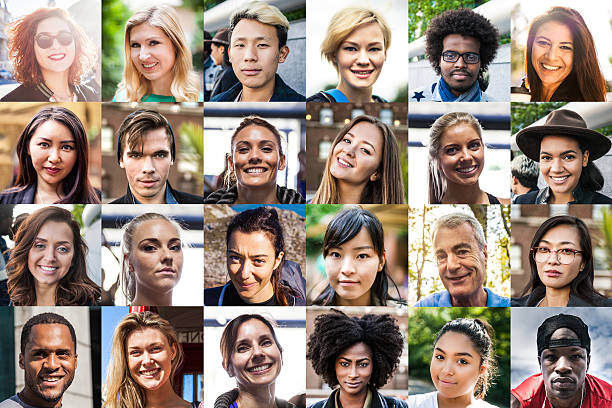
#> input picture Original_Faces_image.jpg, 612 x 408 px; its folder holds only this picture in this run
$ jupyter execute Face-Detection.ipynb
#> lines starting #> are read from the running program, lines starting #| are printed output that depends on the picture; after the words box and inside, x2 and y2 are one past the last pixel; in counts of white or black regions, pixels touching at a corner belong together
[cell 1]
#Project

import cv2, glob
gimage = glob.glob("*.jpg") + glob.glob("*.JPG")
detect=cv2.CascadeClassifier('haarcascade_frontalface_default.xml')

for timage in gimage:
    image=cv2.imread(timage)
#> image is the input picture: shape (408, 612, 3); mean B, G, R 123, 134.8, 151.4
    grayimg=cv2.cvtColor(image,cv2.COLOR_BGR2GRAY)
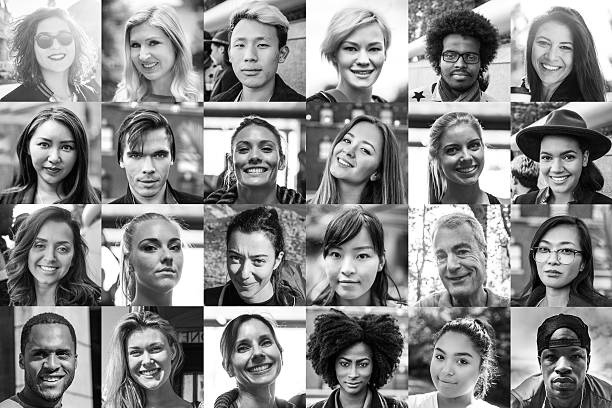
#> grayimg: shape (408, 612); min 0, max 255, mean 138.4
    face = detect.detectMultiScale(grayimg, 1.25, 3)
#> face = 23 rows, first 6: [432, 33, 57, 57], [330, 345, 50, 50], [24, 16, 62, 62], [221, 21, 62, 62], [115, 20, 64, 64], [525, 24, 57, 57]
    for (x,y,w,h) in face:
        cv2.rectangle(image, (x,y), (x+w, y+h), (0,255,0), 2)
#> this loop made 23 passes
#> (x, y, w, h) on passes 1 to 12: (432, 33, 57, 57), (330, 345, 50, 50), (24, 16, 62, 62), (221, 21, 62, 62), (115, 20, 64, 64), (525, 24, 57, 57), (22, 121, 64, 64), (529, 134, 59, 59), (21, 223, 61, 61), (528, 228, 60, 60), (220, 234, 65, 65), (118, 327, 61, 61)
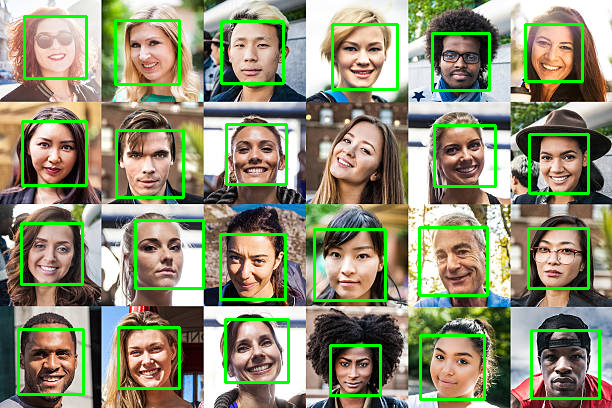
#> image: shape (408, 612, 3); 6.89% of pixels changed, all inside (x1, y1, x2, y2) = (17, 15, 601, 401)
    cv2.imshow("Detect Images:", image)
    cv2.waitKey(2000)
#cv2.destroyAllWindows()

[cell 2]
cv2.imshow()

[cell 3]
import cv2, glob
import os

[cell 4]
os.getcwd()

[cell 5]
images = glob.glob("*.jpg") + glob.glob("*.JPG")
print("Found images:", images)

[cell 6]
# Load the classifier
detect=cv2.CascadeClassifier(r'C:\Users\dogip\Desktop\haarcascade_frontalface_default.xml')

# Check if it loaded properly
if detect.empty():
    print("Failed to load Haar cascade. Please check the file path.")
else:
    print("Haar cascade loaded successfully.")

[cell 7]
print(detect)
#> (printed output is left out)

[cell 8]
type(detect)

[cell 9]
for timage in images:
    print(f"\nProcessing image: {timage}")
    image = cv2.imread(timage)
    if image is None:
        print("❌ Failed to load image.")
        continue
    grayimg = cv2.cvtColor(image, cv2.COLOR_BGR2GRAY)
    faces = detect.detectMultiScale(grayimg, 1.1, 5)
#> faces = 23 rows, first 6: [329, 344, 51, 51], [27, 19, 57, 57], [529, 134, 57, 57], [117, 23, 58, 58], [221, 22, 60, 60], [527, 24, 56, 56]
    print(f"Faces detected: {len(faces)}")
#| Faces detected: 23
    for (x, y, w, h) in faces:
        cv2.rectangle(image, (x, y), (x + w, y + h), (0, 255, 0), 2)
#> this loop made 23 passes
#> (x, y, w, h) on passes 1 to 12: (329, 344, 51, 51), (27, 19, 57, 57), (529, 134, 57, 57), (117, 23, 58, 58), (221, 22, 60, 60), (527, 24, 56, 56), (433, 34, 56, 56), (23, 224, 59, 59), (528, 228, 59, 59), (119, 328, 57, 57), (24, 123, 60, 60), (221, 235, 62, 62)
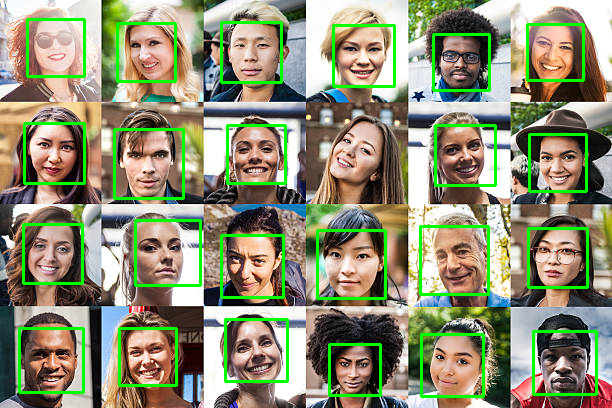
#> image: shape (408, 612, 3); 6.65% of pixels changed, all inside (x1, y1, x2, y2) = (18, 18, 598, 398)
    cv2.imshow("Detect Images", image)
    cv2.waitKey(10000)

cv2.destroyAllWindows()
